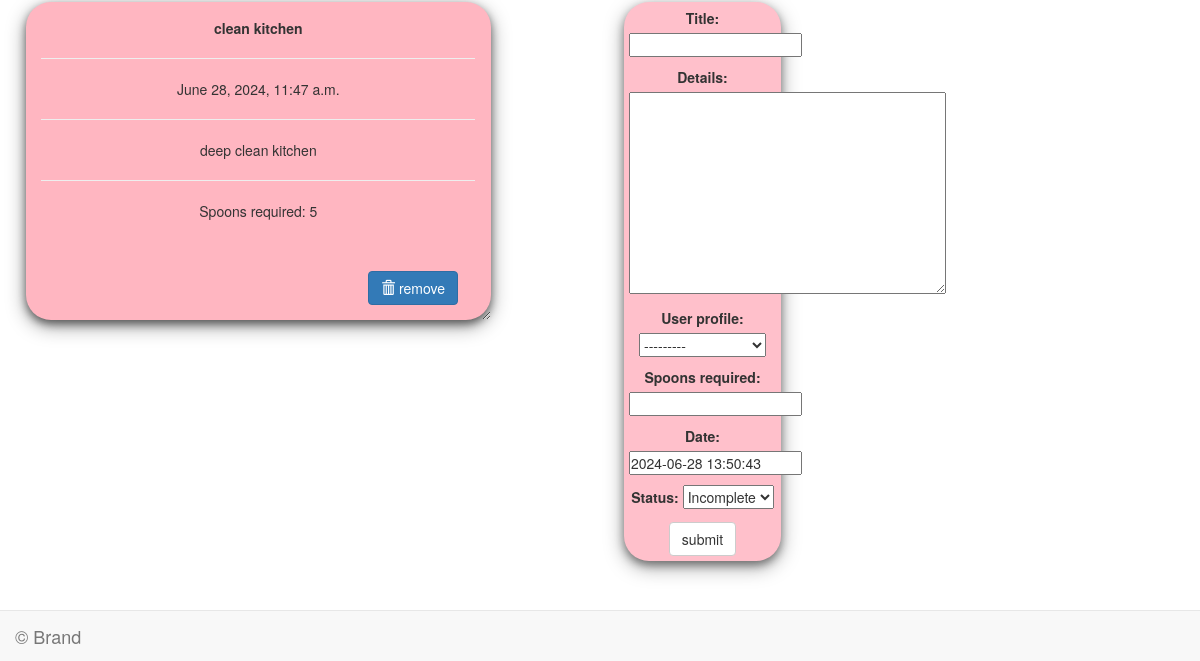
Before: /checklist/ (lower part) with the older database file.
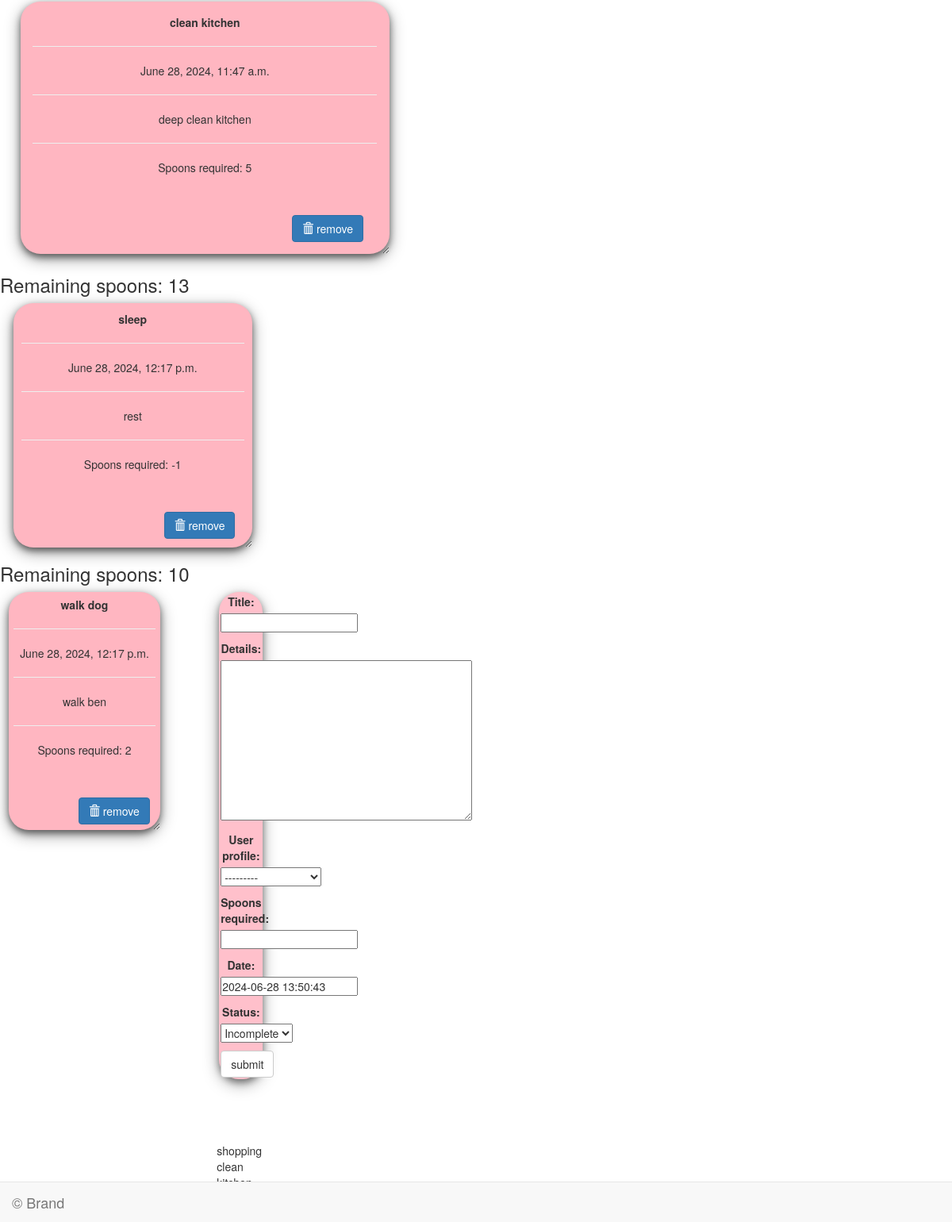
After: the same page with the newer database file.
### todo/models.py (models this page shows, shortened)
class Todo(models.Model):
    title = models.CharField(max_length=100, unique=True)
    details = models.TextField()
    user_profile = models.ForeignKey(UserProfile, on_delete=models.CASCADE)  # Added ForeignKey here
    spoons_required = models.IntegerField()  # Changed to models.IntegerField
    date = models.DateTimeField(default=timezone.now)
    status = models.IntegerField(choices=STATUS, default=0)

### todo/views.py (the view, shortened to what this page needs)
# urls.py: path("checklist/", views.Checklist.as_view(), name="checklist"),
class Checklist(View):
    def get(self, request):
        items = Todo.objects.all()
        form = TodoForm()
        for item in items:
            user_profile = UserProfile.objects.get(user_id=item.user_profile.user_id)
            item.remaining_spoons = user_profile.max_spoons - item.spoons_required
        return render(request, "todo/checklist.html", {"items": items, "form": form})

### todo/forms.py
class TodoForm(forms.ModelForm):
    class Meta:
        model = Todo
        fields = "__all__"

### todo/models.py (called while the page is built)
    def __str__(self):
        return f"Profile for {self.username}"

### templates/todo/checklist.html (shortened to what this page needs)
<!DOCTYPE html>
<html lang="en" dir="ltr">
<head>
  <link rel="stylesheet" href="https://maxcdn.bootstrapcdn.com/bootstrap/3.3.7/css/bootstrap.min.css">
  <link rel="stylesheet" href="https://use.fontawesome.com/releases/v5.6.1/css/all.css">
</head>
<body  >
<br>
 <br>
 <br>
  {% for item in items %}
  <h3> Remaining spoons: {{item.remaining_spoons}}</h3>
<div class="row">
  <div class="col-md-8">
    <div class="card">
      <center><b>{{item.title}}</b></center>
      <hr/>
      {{item.date}}
      <hr/>
      {{item.details}}
      <hr/>
     <p> Spoons required: {{item.spoons_required}}</p>
      <br />
      <br />
      <form action="/del/{{i.id}}" method="POST" style=" padding-right: 4%; padding-bottom: 3%;">
        <button value="remove" type="submit"  class="btn btn-primary" style="float: right;"><span class="glyphicon glyphicon-trash"></span>   remove</button>
      </form>
    </div>
    {% endfor%}
  </div>
  <div class="col-md-1"> </div>
  <div class="col-md-3" >
    <div  class="submit_form">
      <form method="POST">
        {{ form.as_p }}
        <center>
          <input type="submit" class="btn btn-default" value="submit" />
        </center>
      </form>
  </div>
  {% for item in items %}
  {{ item.title }}
  {% endfor %}
</div>
</div>
<nav class="navbar navbar-default navbar-fixed-bottom">
    <div class="container-fluid">
     <div class="navbar-header">
       <a class="navbar-brand" href="/index">© Brand</a>
      <ul class="nav navbar-nav footer">
         <li>
           <a href="https://www.facebook.com/" target="_blank" rel="noopener"
             aria-label="Visit our Facebook page (opens in a new tab)">
             <i class="fa-brands fa-facebook"></i></a>
         </li>
         <li>
           <a href="https://www.twitter.com/" target="_blank" rel="noopener"
             aria-label="Visit our Twitter page (opens in a new tab)">
             <i class="fa-brands fa-twitter-square"></i></a>
         </li>
         <li>
           <a href="https://www.youtube.com/" target="_blank" rel="noopener"
             aria-label="Visit our YouTube page (opens in a new tab)">
             <i class="fa-brands fa-youtube-square"></i></a>
         </li>
         <li>
           <a href="https://www.instagram.com/" target="_blank" rel="noopener"
             aria-label="Visit our Instagram page (opens in a new tab)">
             <i class="fa-brands fa-instagram"></i></a>
         </li>
       </ul>
       <br>
     </div>
     </div>
   </nav>
 </body>
</html>

Changed rows visible on the page:
now on one of the page's lists (row unchanged): Todo: title "clean…"
added Todo: remaining_spoons "13", title "sleep", date "June 28, 2024, 12:17 p.m.", details "rest", spoons_required "-1"
added Todo: remaining_spoons "10", title "walk dog", date "June 28, 2024, 12:17 p.m.", details "walk ben", spoons_required "2"
now on this page (row unchanged): Todo: title "shopping"
